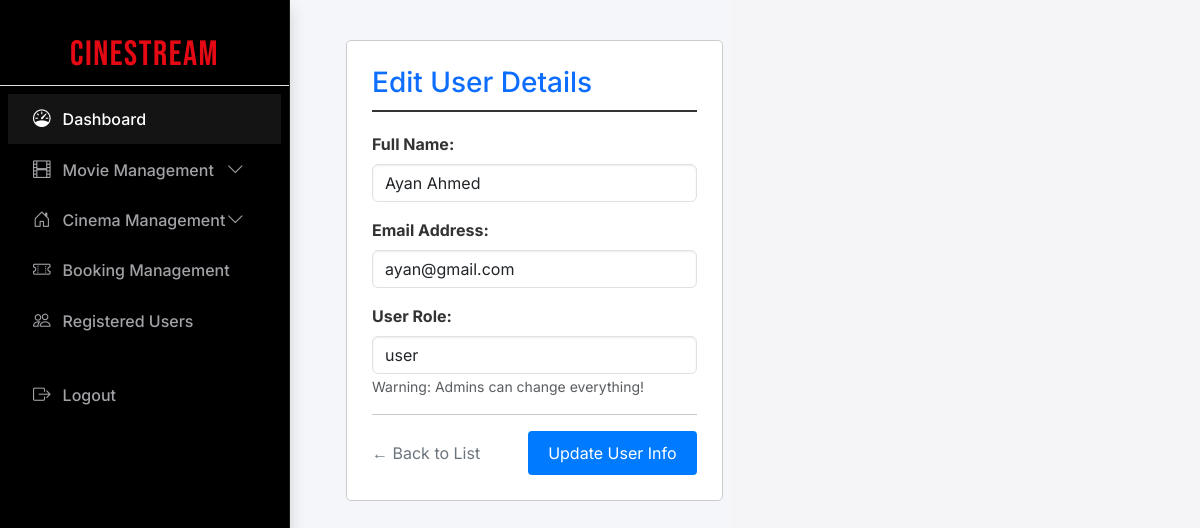
Page /admin/edit-users.php?id=1 (signed in) on the committed database.
### tables this page shows
CREATE TABLE `users` (
  `id` int(11) NOT NULL,
  `name` varchar(100) NOT NULL,
  `email` varchar(255) NOT NULL,
  `password` varchar(255) NOT NULL,
  `role` varchar(50) NOT NULL
);

### admin/edit-users.php (the view, shortened to what this page needs)
<?php
include('../includes/connection.php');
if (isset($_GET['id'])) {
    $id = mysqli_real_escape_string($conn, $_GET['id']);
    $user_query = mysqli_query($conn, "SELECT * FROM users WHERE id = '$id'");
    $user = mysqli_fetch_assoc($user_query);
}
?>
<!DOCTYPE html>
<html lang="en">
<head>
    <link rel="stylesheet" href="assets/css/adminlte.css" />
</head>
<body class="layout-fixed">
    <div class="app-wrapper">
        <?php include('../includes/sidebar.php'); ?>
        <main class="app-main">
            <div class="container">
                <div class="row justify-content-center">
                    <div class="col-lg-12 ms-5">
                        <div class="my-custom-card">
                            <h3 class="page-title text-primary">Edit User Details</h3>
                            <form method="POST">
                                <div class="mb-3">
                                    <label class="form-label">Full Name:</label>
                                    <input type="text" name="name" class="form-control" value="<?php echo $user['name']; ?>" required>
                                </div>
                                <div class="mb-3">
                                    <label class="form-label">Email Address:</label>
                                    <input type="email" name="email" class="form-control" value="<?php echo $user['email']; ?>" required>
                                </div>
                                <div class="mb-3">
                                    <label class="form-label">User Role:</label>
                                    <select name="role" class="form-control">
                                        <option value="user" <?php if($user['role'] == 'user') echo 'selected'; ?>>user</option>
                                    </select>
                                    <small class="text-muted text-danger">Warning: Admins can change everything!</small>
                                </div>
                                <hr>
                                <div class="d-flex justify-content-between align-items-center">
                                    <a href="manage-users.php" class="text-secondary text-decoration-none">← Back to List</a>
                                    <button type="submit" name="update_user" class="btn-save">Update User Info</button>
                                </div>
                            </form>
                        </div>
                    </div>
                </div>
            </div>
        </main>
    </div>
</body>
</html>

### admin/edit-users.php (style rules this page uses)
.app-main { background-color: #f4f6f9; padding: 20px; }
.my-custom-card { background: white; border: 1px solid #cccccc; padding: 25px; border-radius: 5px; margin-top: 20px; }
.form-label { font-weight: bold; color: #333; }
.page-title { border-bottom: 2px solid #333; padding-bottom: 10px; margin-bottom: 20px; }
.btn-save { background-color: #007bff; color: white; border: none; padding: 10px 20px; border-radius: 4px; }

### includes/sidebar.php (style rules this page uses)
:root { --netflix-red: #E50914; --apple-dark: #121212; --nav-text: #a1a1a6; --sidebar-width: 290px; }
body { display: flex; margin: 0; min-height: 100vh; background-color: #f5f5f7; font-family: 'Inter', sans-serif; }

### rows in the picture
users: name "Ayan Ahmed", email "ayan@gmail.com", role "user"
